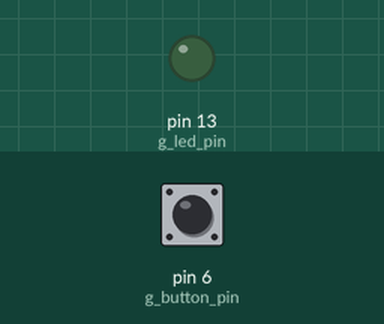
This sketch was run on a simulated Arduino Leonardo, built with avr-gcc and run on an emulated ATmega32U4. On the bench: output pins drawn as LEDs (lit = HIGH). The inputs (shaded band) are chosen by the test bench; at power-on: pin 6 (g_button_pin) HIGH. USB keyboard and mouse output is not drawn.

Above: at 1.2 s.
1.3 s: pin 6 (g_button_pin) pulled LOW for 0.15 s
At 1.38 s:
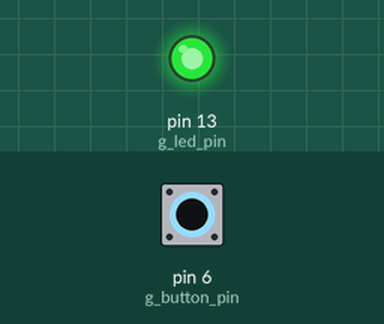
2.9 s: pin 6 (g_button_pin) pulled LOW for 3.2 s
At 7.0 s:
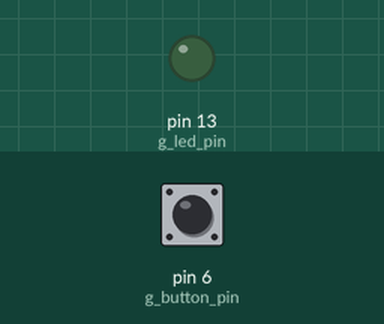
Timing chart, 0 to 8.5 s (numbered marks = the images above; inputs shaded):
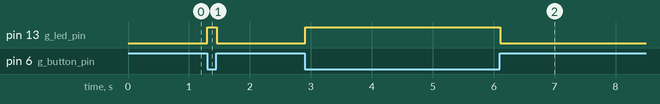

Measured:
- after the input at 1.3 s, pin 13 (g_led_pin): LOW → HIGH at once, → LOW 0.15 s later
- after the input at 2.9 s, pin 13 (g_led_pin): LOW → HIGH at once, → LOW 3.2 s later

The sketch:

keypress.ino
```cpp
#include "Keyboard.h"

constexpr uint32_t g_led_pin = 13;
constexpr uint32_t g_button_pin = 6;
constexpr uint8_t g_key = 'x';

// helper variables for time measurement
long g_last_time_stamp = 0;
uint32_t g_time_accum = 0;

// keypress interval in ms
uint32_t g_keypress_interval = 200;

void setup()
{
    pinMode(g_led_pin, OUTPUT);
    pinMode(g_button_pin, INPUT_PULLUP);
    Keyboard.begin();
}

void loop()
{
    // time measurement
    uint32_t delta_time = millis() - g_last_time_stamp;
    g_last_time_stamp = millis();
    g_time_accum += delta_time;

    // button pressed
    if(!digitalRead(g_button_pin))
    {
        digitalWrite(g_led_pin, true);

        if(g_time_accum >= g_keypress_interval)
        {
            Keyboard.write('x');
            g_time_accum = 0;
        }
    }
    else
    {
        // Keyboard.release('x');
        digitalWrite(g_led_pin, false);
    }
    delay(10);
}
```
